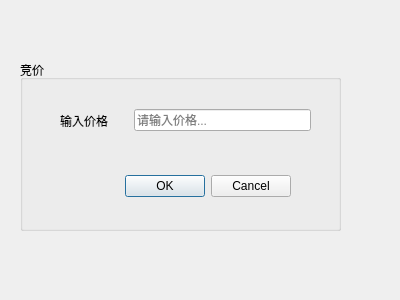
<?xml version="1.0" encoding="UTF-8"?>
<ui version="4.0">
 <class>Biddialog</class>
 <widget class="QDialog" name="Biddialog">
  <property name="geometry">
   <rect>
    <x>0</x>
    <y>0</y>
    <width>400</width>
    <height>300</height>
   </rect>
  </property>
  <property name="windowTitle">
   <string>Dialog</string>
  </property>
  <widget class="QGroupBox" name="bid_GB">
   <property name="geometry">
    <rect>
     <x>20</x>
     <y>60</y>
     <width>321</width>
     <height>171</height>
    </rect>
   </property>
   <property name="title">
    <string>竞价</string>
   </property>
   <widget class="QWidget" name="horizontalLayoutWidget">
    <property name="geometry">
     <rect>
      <x>40</x>
      <y>40</y>
      <width>251</width>
      <height>41</height>
     </rect>
    </property>
    <layout class="QHBoxLayout" name="input_price_hl">
     <item>
      <widget class="QLabel" name="bid_label">
       <property name="styleSheet">
        <string notr="true">QPushButton{
background-color: rgb(179, 214, 230);
color: white;
border:2px solid #000000;
padding: 16px 32px;
text-align: center;
font-size: 16px;
margin:4px 2px;
border-radius: 12px;
hover{color: black};
hover{background-color: white};
hover{border: 2px solid #000000}
}</string>
       </property>
       <property name="text">
        <string>输入价格      </string>
       </property>
      </widget>
     </item>
     <item>
      <widget class="QLineEdit" name="bid_text">
       <property name="toolTip">
        <string/>
       </property>
       <property name="whatsThis">
        <string>id</string>
       </property>
       <property name="inputMethodHints">
        <set>Qt::ImhDigitsOnly</set>
       </property>
       <property name="inputMask">
        <string comment="*"/>
       </property>
       <property name="text">
        <string extracomment="请输入用户id"/>
       </property>
       <property name="maxLength">
        <number>100000</number>
       </property>
       <property name="placeholderText">
        <string>请输入价格...</string>
       </property>
      </widget>
     </item>
    </layout>
   </widget>
   <widget class="QDialogButtonBox" name="bidokbutton">
    <property name="geometry">
     <rect>
      <x>-70</x>
      <y>110</y>
      <width>341</width>
      <height>32</height>
     </rect>
    </property>
    <property name="orientation">
     <enum>Qt::Horizontal</enum>
    </property>
    <property name="standardButtons">
     <set>QDialogButtonBox::Cancel|QDialogButtonBox::Ok</set>
    </property>
    <property name="centerButtons">
     <bool>false</bool>
    </property>
   </widget>
  </widget>
 </widget>
 <resources/>
 <connections>
  <connection>
   <sender>bidokbutton</sender>
   <signal>accepted()</signal>
   <receiver>Biddialog</receiver>
   <slot>accept()</slot>
   <hints>
    <hint type="sourcelabel">
     <x>248</x>
     <y>254</y>
    </hint>
    <hint type="destinationlabel">
     <x>157</x>
     <y>274</y>
    </hint>
   </hints>
  </connection>
  <connection>
   <sender>bidokbutton</sender>
   <signal>rejected()</signal>
   <receiver>Biddialog</receiver>
   <slot>reject()</slot>
   <hints>
    <hint type="sourcelabel">
     <x>316</x>
     <y>260</y>
    </hint>
    <hint type="destinationlabel">
     <x>286</x>
     <y>274</y>
    </hint>
   </hints>
  </connection>
 </connections>
</ui>
